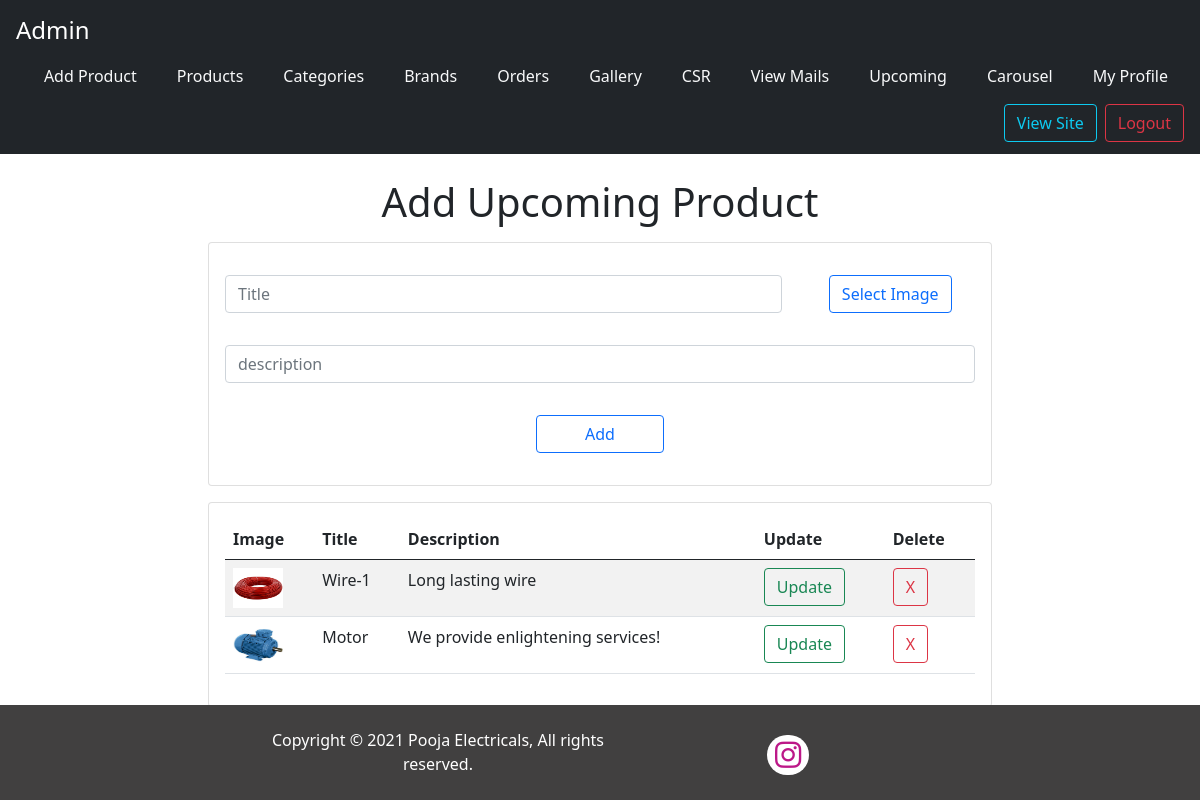
The app's page /admin/upcoming_product.php (signed in) with its own data.
### tables this page shows
CREATE TABLE `upcoming_products` (
  `id` int(10) NOT NULL,
  `title` varchar(255) NOT NULL,
  `desc` varchar(1000) NOT NULL,
  `image` varchar(255) NOT NULL
);

### admin/upcoming_product.php (the view, shortened to what this page needs)
<?php include 'top.php';
?>
<?php
$glabel = "Add";
$title = "";
$desc = "";
?>
<div class="container-fluid">
    <div id="CSR-block" class=" col-md-8 col-sm-11 mx-auto mt-4">
        <div>
            <h1 class="text-center my-3"><?= $glabel ?> Upcoming Product</h1>
        </div>
        <div class=" d-flex align-items-center m-auto card border-0 my-3">
            <div class="card col-sm-11 col-sm-11 col-md-12 col-xl-12 ">
                <form action="" class="p-3 row" enctype="multipart/form-data" method="POST">
                    <div class="col-xl-9 col-sm-12  m-auto my-3 ">
                        <input type="text" class="form-control" name="title" placeholder="Title" value="<?= $title ?>" required>
                    </div>
                    <?php
                    if (isset($_GET['gupdate'])) {
                    ?>
                        <div class="col-xl-3 col-sm-12  m-auto my-3 text-center">
                            <input class="btn btn-outline-primary" type="file" id="newImage" name="newImage" hidden>
                            <label class="btn btn-outline-primary" for="newImage">Select New Image</label>
                        </div>
                    <?php
                    } else {
                    ?>
                        <div class="col-xl-3 col-sm-12  m-auto my-3 text-center">
                            <label class="btn btn-outline-primary" for="Image">Select Image</label>
                        </div>
                    <?php
                    }
                    ?>
                    <div class="col-xl-12 col-sm-12  m-auto my-3 ">
                        <input type="text" class="form-control" name="desc" placeholder="description" value="<?= $desc ?>" required>
                    </div>
                    <div class="col-xl-4 col-sm-12  m-auto my-3 text-center">
                        <input class="btn btn-outline-primary px-5" type="submit" name="addGallery" value="<?= $glabel ?>">
                    </div>
                </form>
            </div>
        </div>
        <div class="card col-md-12 col-xl-12 col-sm-11 m-auto">
            <div class="card-body">
                <table class="table table-striped">
                    <thead>
                        <tr>
                            <th>Image</th>
                            <th>Title</th>
                            <th>Description</th>
                            <th>Update</th>
                            <th>Delete</th>
                        </tr>
                    </thead>
                    <tbody>
                        <?php
                        include '../db/db.php';
                        $query = "SELECT * from upcoming_products";
                        $result = mysqli_query($conn, $query);
                        if (mysqli_num_rows($result) > 0) {
                            while ($r = mysqli_fetch_assoc($result)) {
                        ?>
                                <tr>
                                    <td>
                                        <?php if ($r['image'] != "") { ?>
                                            <img src="<?= "../upload/upcoming/" . $r['image']  ?>" width="50p" height="40px" alt="No gallery Image">
                                        <?php } else { ?>
                                            No gallery Image
                                        <?php } ?>
                                    </td>
                                    <td><?= $r['title'] ?></td>
                                    <td><?= $r['desc'] ?></td>
                                    <td><a href="./upcoming_product.php?gupdate=<?= $r['id'] ?>" class="btn btn-outline-success"> Update</a></td>
                                    <td><a href="./delete.php?deleteupcoming=<?= $r['id'] ?>" class="btn btn-outline-danger">X</a></td>
                                </tr>
                        <?php
                            }
                        } else {
                            echo "
                    <tr><p' align='center'> No Data Found.</p></tr>
                ";
                        }
                        ?>
                    </tbody>
                </table>
            </div>
        </div>
    </div>
</div>
<?php include '../bottom.php' ?>

### records on screen
upcoming_products: image (picture), title "Wire-1", desc "Long lasting wire"
upcoming_products: image (picture), title "Motor", desc "We provide enlightening services!"

### other values on screen
$glabel "Add"
